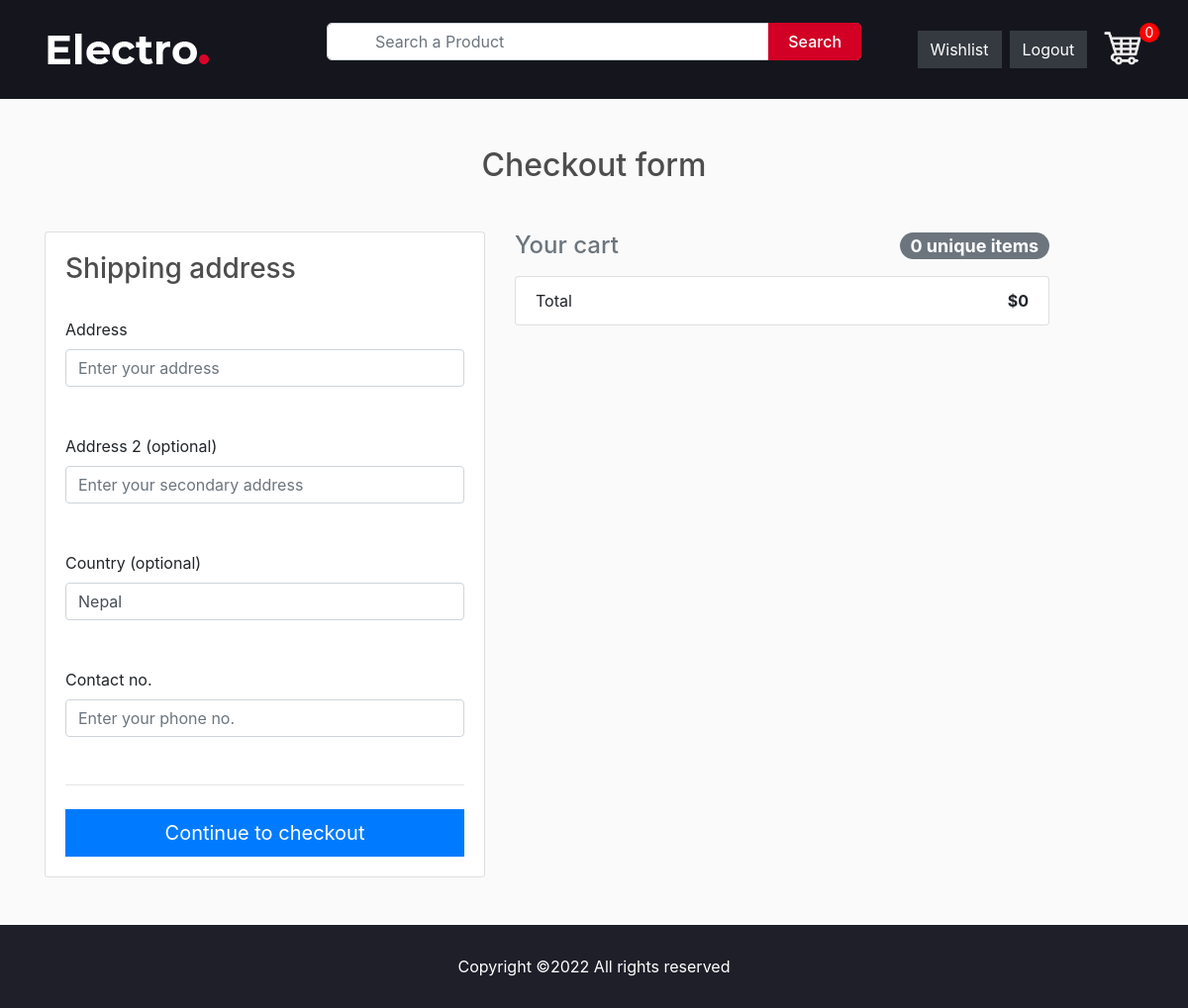
The page /checkout/ (signed in) on the database as committed earlier.
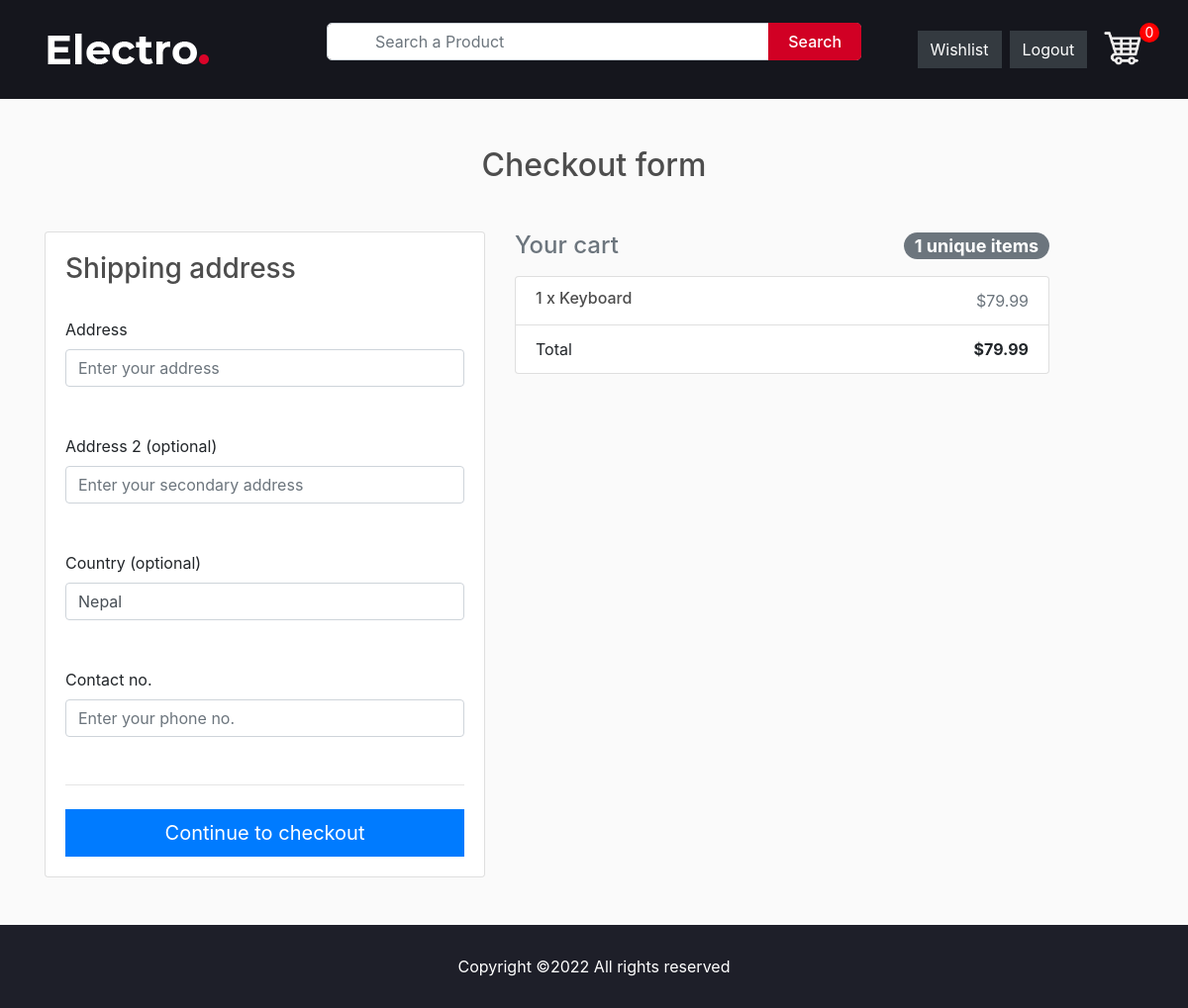
The same page on the database as committed later.
### store/models.py (models this page shows, shortened)
class Order(models.Model):
    customer = models.ForeignKey(
        Customer, on_delete=models.CASCADE, blank=True, null=True
    )
    items = models.ManyToManyField(OrderItem)
    date_orderd = models.DateTimeField(auto_now_add=True)
    ordered = models.BooleanField(default=False, null=False, blank=False)
    being_delivered = models.BooleanField(default=False)
    transaction_id = models.CharField(max_length=200, null=True)
    total_price = models.FloatField(max_length=200, null=True)  # added
    sphipping_address = models.ForeignKey(
        "ShippingAddress", on_delete=models.SET_NULL, blank=True, null=True
    )
    payment = models.ForeignKey(
        "Payment", on_delete=models.SET_NULL, blank=True, null=True
    )
    def get_total(self):
        total = 0
        for order_items in self.items.all():
            total = total + order_items.get_total_item_price
        return total

class OrderItem(models.Model):
    customer = models.ForeignKey(
        Customer, on_delete=models.CASCADE, blank=True, null=True
    )
    product = models.ForeignKey(Product, on_delete=models.CASCADE, null=True)
    quantity = models.IntegerField(default=0, null=True, blank=True)
    ordered = models.BooleanField(default=False)
    @property
    def get_total_item_price(self):
        total = self.product.price * self.quantity
        return total

class Product(models.Model):
    name = models.CharField(max_length=200, null=True)
    price = models.DecimalField(max_digits=7, decimal_places=2)
    digital = models.BooleanField(default=False, null=True, blank=False)
    image = models.ImageField(null=True, blank=True)
    status = models.BooleanField(default=False, null=True, blank=False)  # changed
    description = models.TextField(max_length=1000, null=True, blank=True)  # added

### store/views.py (the view, shortened to what this page needs)
# urls.py: path("checkout/", CheckoutView.as_view(), name="checkout"),
class CheckoutView(LoginRequiredMixin, View):
    login_url = "login"
    def get(self, *args, **kwargs):
        try:
            customer = get_object_or_404(Customer, user=self.request.user)
            order = Order.objects.get(customer=customer, ordered=False)
            form = CheckoutForm()
            context = {"form": form, "order": order}
            return render(self.request, "store/checkout.html", context)
        except ObjectDoesNotExist:
            return redirect("checkout")

### store/forms.py
class CheckoutForm(forms.Form):
    street_address = forms.CharField()
    appartment_address = forms.CharField(required=False)
    country = forms.CharField()
    contact = forms.RegexField(regex=r'^[0-9]{5,10}$')
    def __init__(self, *args, **kwargs):
        super(CheckoutForm, self).__init__(*args, **kwargs)
        self.fields['country'].initial = 'Nepal'
        self.fields['street_address'].widget.attrs.update(
            {'class': 'form-control', 'placeholder': 'Enter your address'})
        self.fields['appartment_address'].widget.attrs.update(
            {'class': 'form-control', 'placeholder': 'Enter your secondary address'})
        self.fields['country'].widget.attrs.update(
            {'class': 'form-control', 'placeholder': 'Enter your country name'})
        self.fields['contact'].widget.attrs.update(
            {'class': 'form-control', 'placeholder': 'Enter your phone no.'})

### store/templates/store/checkout.html (shortened to what this page needs)
{% extends 'store/header.html' %}
{% load static %}
{% load crispy_forms_tags %}
{% block content %}
<main>
    <section class="py-5">
        <div class="container">
            <h2 class="h2 text-center mb-5">Checkout form</h2>
            <div class="row">
                <div class="col-md-5">
                    <div class="card">
                        <form method="POST" class="card-body">
                            <h3>Shipping address</h3>
                            <br>
                            <div class='hideable_shipping_form'>
                                <div class="md-form mb-5">
                                    <label for="shipping_address" class="form-label">Address</label>
                                    {{ form.street_address }}
                                </div>
                                <div class="md-form mb-5">
                                    <label for="shipping_address2" class="form-label">Address 2 (optional)</label>
                                    {{ form.appartment_address }}
                                </div>
                                <div class="md-form mb-5">
                                    <label for="country" class="form-label">Country (optional)</label>
                                    {{ form.country }}
                                </div>
                                <div class="md-form mb-5">
                                    <label for="contact" class="form-label">Contact no.</label>
                                    {{ form.contact }}
                                </div>
                                <hr class="mb-4">
                                <button class="btn btn-primary btn-lg btn-block" type="submit">Continue to checkout</button>
                        </form>
                    </div>
                </div>
            </div>
            {% include "store/order_snippet.html" %}
        </div>
    </section>
</main>
{% endblock content %}

### store/templates/store/order_snippet.html
<div class="col-md-6">
    <h4 class="d-flex justify-content-between align-items-center mb-3">
        <span class="text-muted">Your cart</span>
        <span class="badge badge-secondary badge-pill"
            >{{ order.items.count }} unique items</span
        >
    </h4>
    <ul class="list-group mb-3 z-depth-1">
        {% for order_item in order.items.all %}
        <li class="list-group-item d-flex justify-content-between lh-condensed">
            <div>
                <h6 class="my-0">
                    {{ order_item.quantity }} x {{ order_item.product.name}}
                </h6>
            </div>
            <span class="text-muted"
                >${{ order_item.get_total_item_price }}</span
            >
        </li>
        {% endfor %}
        <li class="list-group-item d-flex justify-content-between">
            <span>Total</span>
            <strong>${{ order.get_total }}</strong>
        </li>
    </ul>
</div>

Rows that differ between the two databases and show on the page:
no longer on this page (row edited): Order: items.count "0", get_total "0"
added Order: items.count "1", get_total "79.99"
added OrderItem: quantity "1", product.name "Keyboard", get_total_item_price "79.99"
